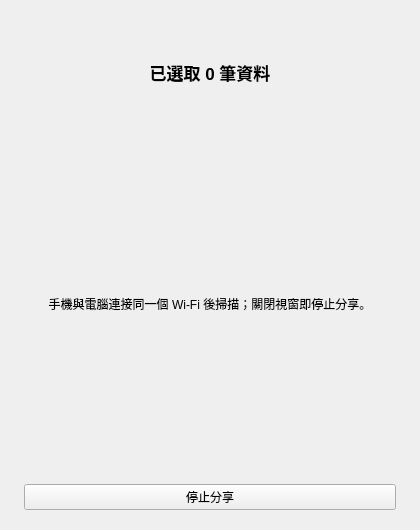
<?xml version="1.0" encoding="UTF-8"?>
<ui version="4.0">
 <class>mobileShareDialogContent</class>
 <widget class="QWidget" name="mobileShareDialogContent">
  <property name="geometry">
   <rect>
    <x>0</x>
    <y>0</y>
    <width>420</width>
    <height>530</height>
   </rect>
  </property>
  <property name="minimumSize">
   <size>
    <width>420</width>
    <height>0</height>
   </size>
  </property>
  <property name="windowTitle">
   <string>傳送到手機</string>
  </property>
  <layout class="QVBoxLayout" name="mobileShareLayout">
   <property name="spacing">
    <number>12</number>
   </property>
   <property name="leftMargin">
    <number>24</number>
   </property>
   <property name="topMargin">
    <number>20</number>
   </property>
   <property name="rightMargin">
    <number>24</number>
   </property>
   <property name="bottomMargin">
    <number>20</number>
   </property>
   <item>
    <widget class="QLabel" name="titleLabel">
     <property name="text">
      <string>已選取 0 筆資料</string>
     </property>
     <property name="alignment">
      <set>Qt::AlignCenter</set>
     </property>
     <property name="styleSheet">
      <string>font-size: 17px; font-weight: 600;</string>
     </property>
    </widget>
   </item>
   <item>
    <widget class="QLabel" name="qrLabel">
     <property name="text">
      <string />
     </property>
     <property name="alignment">
      <set>Qt::AlignCenter</set>
     </property>
    </widget>
   </item>
   <item>
    <widget class="QLabel" name="hintLabel">
     <property name="text">
      <string>手機與電腦連接同一個 Wi-Fi 後掃描；關閉視窗即停止分享。</string>
     </property>
     <property name="alignment">
      <set>Qt::AlignCenter</set>
     </property>
     <property name="wordWrap">
      <bool>true</bool>
     </property>
    </widget>
   </item>
   <item>
    <widget class="QLabel" name="urlLabel">
     <property name="text">
      <string />
     </property>
     <property name="alignment">
      <set>Qt::AlignCenter</set>
     </property>
     <property name="textInteractionFlags">
      <set>Qt::TextSelectableByMouse</set>
     </property>
    </widget>
   </item>
   <item>
    <widget class="PushButton" name="stopButton">
     <property name="text">
      <string>停止分享</string>
     </property>
    </widget>
   </item>
  </layout>
 </widget>
 <customwidgets>
 <customwidget>
  <class>PushButton</class>
  <extends>QPushButton</extends>
  <header>qfluentwidgets</header>
 </customwidget>
 </customwidgets>
 <resources />
 <connections />
</ui>
